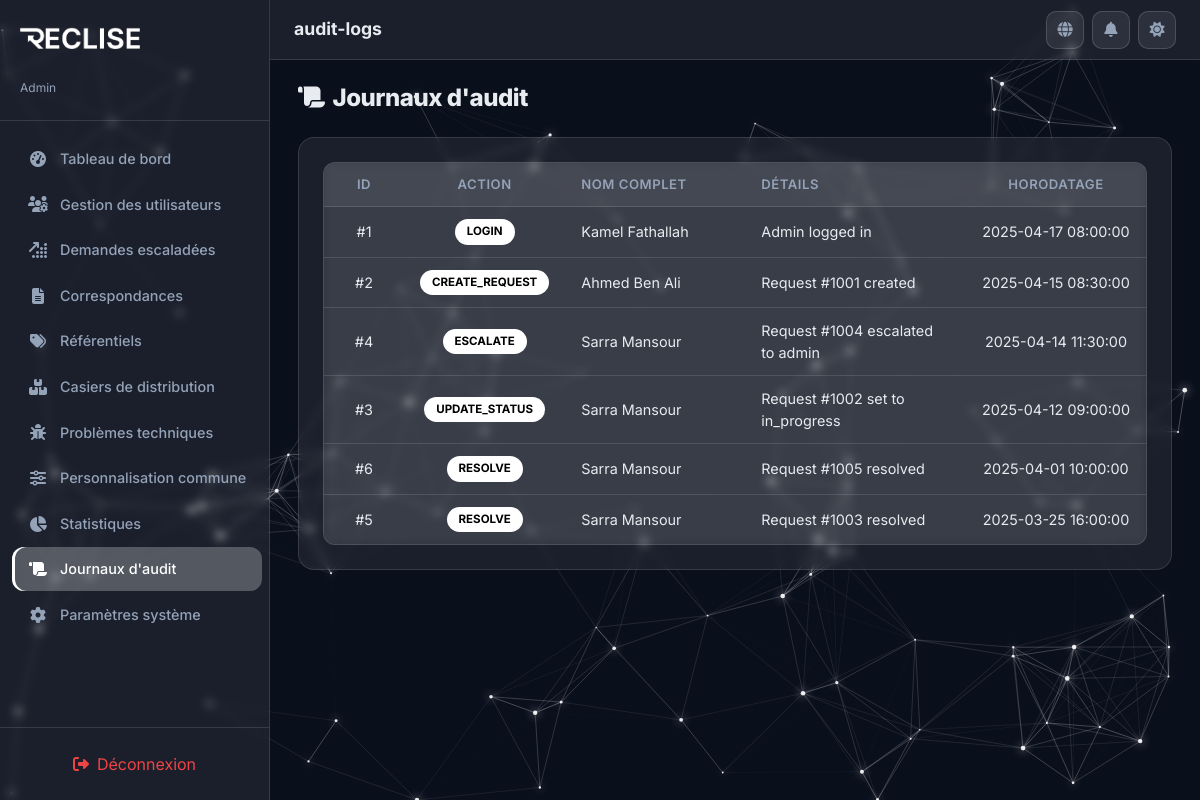
Page /PhtP/admin/audit-logs.php (signed in) on the committed database.
### tables this page shows
CREATE TABLE IF NOT EXISTS audit_logs (
  id          INT AUTO_INCREMENT PRIMARY KEY,
  action      VARCHAR(100)  NOT NULL,
  user_id     INT           DEFAULT NULL,
  details     TEXT          DEFAULT NULL,
  created_at  DATETIME      NOT NULL DEFAULT CURRENT_TIMESTAMP,

  CONSTRAINT fk_audit_user FOREIGN KEY (user_id) REFERENCES users(id) ON DELETE SET NULL
);

CREATE TABLE IF NOT EXISTS users (
  id            INT AUTO_INCREMENT PRIMARY KEY,
  email         VARCHAR(255)  NOT NULL UNIQUE,
  password_hash VARCHAR(255)  NOT NULL DEFAULT '',
  full_name     VARCHAR(255)  NOT NULL,
  role          ENUM('user', 'support', 'admin') NOT NULL DEFAULT 'user',
  phone         VARCHAR(50)   DEFAULT NULL,
  department    VARCHAR(100)  DEFAULT NULL,
  status        ENUM('active', 'inactive') NOT NULL DEFAULT 'active',
  avatar        VARCHAR(10)   DEFAULT NULL,
  joined_at     DATETIME      NOT NULL DEFAULT CURRENT_TIMESTAMP,
  updated_at    DATETIME      NOT NULL DEFAULT CURRENT_TIMESTAMP ON UPDATE CURRENT_TIMESTAMP
);

### PhtP/includes/i18n.php (called while the page is built, shortened)
<?php
function get_translations($lang = 'fr') {
    return $translations[$lang] ?? $translations['fr'];
}
function t($key, $lang = null) {
    if ($lang === null) {
        $lang = $_SESSION['lang'] ?? 'fr';
    }
    $translations = get_translations($lang);
    return $translations[$key] ?? $key;
}
?>

### PhtP/includes/functions.php (called while the page is built, shortened)
<?php
function to_camel($row) {
    $result = [];
    foreach ($row as $key => $value) {
        $camel = preg_replace_callback('/_([a-z])/', function ($m) {
            return strtoupper($m[1]);
        }, $key);
        $result[$camel] = $value;
    }
    return $result;
}
function to_camel_all($rows) {
    return array_map('to_camel', $rows);
}

### PhtP/admin/audit-logs.php (the view, shortened to what this page needs)
<?php
require_once '../includes/header.php';
$logs = to_camel_all($pdo->query("SELECT l.*, u.full_name, u.role, l.created_at AS timestamp FROM audit_logs l LEFT JOIN users u ON l.user_id = u.id ORDER BY l.created_at DESC LIMIT 100")->fetchAll());
?>
<div class="section-header">
  <h2><i class="fas fa-scroll me-2"></i><?php echo t('auditLogs'); ?></h2>
</div>
<div class="glass-card overflow-auto">
  <table class="table-glass">
    <thead>
      <tr>
        <th style="text-align:center;width:80px;"><?php echo t('id'); ?></th>
        <th style="text-align:center;width:120px;"><?php echo t('action'); ?></th>
        <th style="text-align:left;min-width:180px;"><?php echo t('fullName'); ?></th>
        <th style="text-align:left;"><?php echo t('details'); ?></th>
        <th style="text-align:center;width:180px;"><?php echo t('timestamp'); ?></th>
      </tr>
    </thead>
    <tbody>
      <?php foreach ($logs as $log): ?>
        <tr>
          <td style="text-align:center;">#<?= $log['id'] ?></td>
          <td style="text-align:center;"><span class="status-action"><?= htmlspecialchars($log['action']) ?></span></td>
          <td style="text-align:left;"><?= htmlspecialchars($log['fullName'] ?? 'System') ?></td>
          <td style="text-align:left;"><?= htmlspecialchars($log['details']) ?></td>
          <td style="text-align:center;white-space:nowrap;"><?= date('Y-m-d H:i:s', strtotime($log['timestamp'])) ?></td>
        </tr>
      <?php endforeach; ?>
    </tbody>
  </table>
</div>
<?php require_once '../includes/footer.php'; ?>

### PhtP/assets/css/styles.css (style rules this page uses)
:root { --primary-dark: #0A0F1C; --primary-light: #F5F8FA; --brand-accent: #ffffff; --neon-accent: #ffffff; --success: #10B981; --warning: #F59E0B; --danger: #EF4444; --info: #ffffff; --icon-color: #E2E0FF; --glass-bg: rgba(255, 255, 255, 0.07); --glass-border: rgba(255, 255, 255, 0.12); --text-primary: #E8ECF1; --text-secondary: #94A3B8; --sidebar-width: 270px; --topbar-height: 60px; --body-bg: #0A0F1C; --card-bg: rgba(255, 255, 255, 0.07); --card-border: rgba(255, 255, 255, 0.12); --input-bg: rgba(255, 255, 255, 0.08); --input-border: rgba(255, 255, 255, 0.15); --input-text: #E8ECF1; --modal-bg: rgba(15, 20, 40, 0.95); --shadow-glow: 0 0 15px rgba(255, 255, 255, 0.1); --table-hover: rgba(255, 255, 255, 0.05); --toast-bg: rgba(15, 20, 40, 0.92); --focus-glow: rgba(255, 255, 255, 0.25); --focus-border: #ffffff; --brand-accent-rgb: 255, 255, 255; --btn-bg: #ffffff; --btn-text: #0A0F1C; --btn-border: #ffffff; --btn-hover-bg: transparent; --btn-hover-text: #025C84; }
*, *::before, *::after { box-sizing: border-box; margin: 0; padding: 0; }
body { font-family: 'Inter', sans-serif; font-weight: 400; background: transparent; color: var(--text-primary); min-height: 100vh; overflow-x: hidden; transition: background 0.4s ease, color 0.3s ease; }
body, p, span, div, label, a, button, input, select, textarea, option, td, th, li, h1, h2, h3, h4, h5, h6, small, strong, em, b, i { font-family: 'Inter', sans-serif; }
h1, h2, h3, h4, h5, h6 { font-family: 'Inter', sans-serif; font-weight: 800; letter-spacing: -0.02em; }
.glass-card { background: var(--card-bg); -webkit-backdrop-filter: blur(4px); backdrop-filter: blur(4px); border: 1px solid var(--card-border); border-radius: 16px; padding: 24px; transition: all 0.3s ease; }
.table-glass { width: 100%; border-collapse: separate; border-spacing: 0; background: var(--glass-bg); -webkit-backdrop-filter: blur(4px); backdrop-filter: blur(4px); border-radius: 12px; overflow: hidden; border: 1px solid var(--glass-border); }
.table-glass thead th { background: rgba(var(--brand-accent-rgb), 0.06); padding: 12px 16px; font-size: 0.82rem; font-weight: 600; text-transform: uppercase; letter-spacing: 0.04em; color: var(--text-secondary); border-bottom: 1px solid var(--glass-border); white-space: nowrap; }
.table-glass tbody td { padding: 12px 16px; font-size: 0.9rem; border-bottom: 1px solid var(--glass-border); vertical-align: middle; }
.table-glass tbody tr:last-child td { border-bottom: none; }
.section-header { display: flex; align-items: center; justify-content: space-between; margin-bottom: 24px; flex-wrap: wrap; gap: 12px; }
.section-header h2 { font-size: 1.5rem; margin: 0; }
.status-action { background: var(--neon-accent); color: var(--body-bg) !important; font-size: 0.72rem; font-weight: 700; display: inline-block; padding: 4px 12px; border-radius: 20px; }
[data-bs-theme="dark"] .status-action { background: white; color: black !important; }

### rows in the picture
audit_logs: id "1", action "LOGIN", user.full_name "Kamel Fathallah", details "Admin logged in", created_at "2025-04-17 08:00:00"
audit_logs: id "2", action "CREATE_REQUEST", user.full_name "Ahmed Ben Ali", details "Request #1001 created", created_at "2025-04-15 08:30:00"
audit_logs: id "4", action "ESCALATE", user.full_name "Sarra Mansour", details "Request #1004 escalated to admin", created_at "2025-04-14 11:30:00"
audit_logs: id "3", action "UPDATE_STATUS", user.full_name "Sarra Mansour", details "Request #1002 set to in_progress", created_at "2025-04-12 09:00:00"
audit_logs: id "6", action "RESOLVE", user.full_name "Sarra Mansour", details "Request #1005 resolved", created_at "2025-04-01 10:00:00"
audit_logs: id "5", action "RESOLVE", user.full_name "Sarra Mansour", details "Request #1003 resolved", created_at "2025-03-25 16:00:00"

### other values in the picture
$roleLabels[$_SESSION['role']] "Admin"
t($item['label']) "Tableau de bord"
t($item['label']) "Gestion des utilisateurs"
t($item['label']) "Demandes escaladées"
t($item['label']) "Correspondances"
t($item['label']) "Référentiels"
t($item['label']) "Casiers de distribution"
t($item['label']) "Problèmes techniques"
t($item['label']) "Personnalisation commune"
t($item['label']) "Statistiques"
t($item['label']) "Journaux d'audit"
t($item['label']) "Paramètres système"
t('logout') "Déconnexion"
t($currentView ?? 'dashboard') "audit-logs"
t('auditLogs') "Journaux d'audit"
